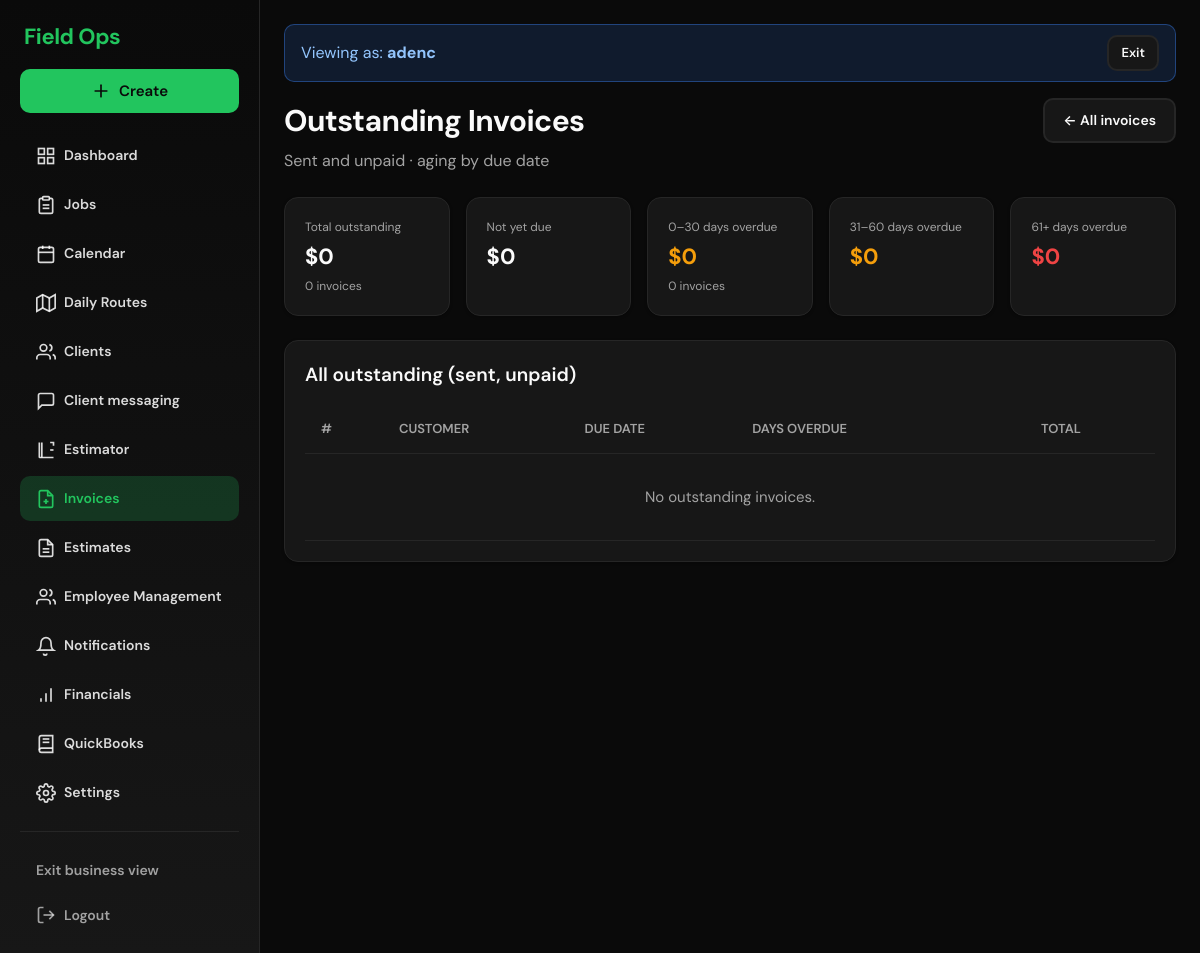
The app's page /billing/outstanding/ (signed in), older data.
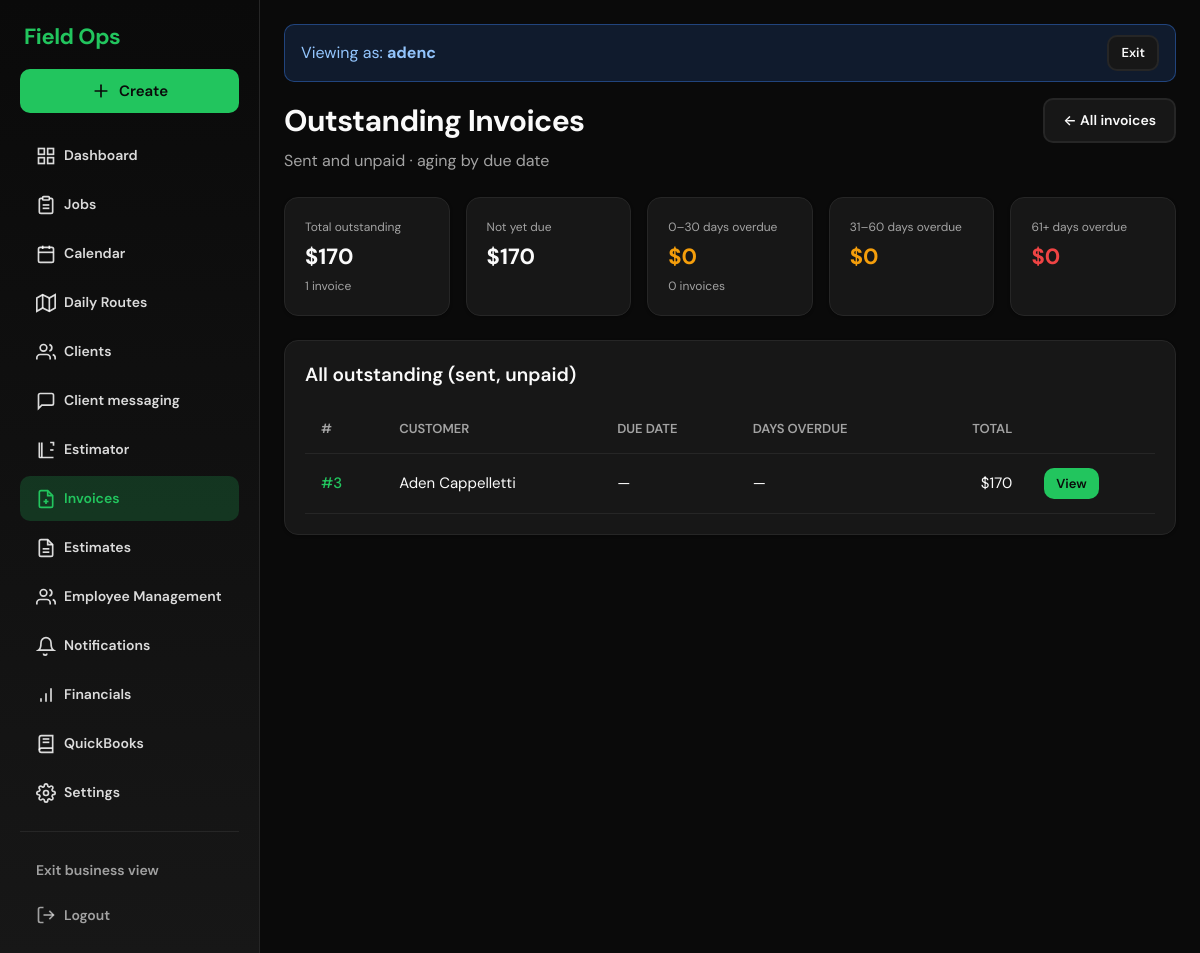
The same page, newer data.
### billing/models.py (models this page shows, shortened)
class Invoice(models.Model):
    STATUS_CHOICES = [
        ("draft", "Draft"),
        ("sent", "Sent"),
        ("paid", "Paid"),
        ("void", "Void"),
    ]
    business = models.ForeignKey(
        Business,
        on_delete=models.CASCADE,
        related_name='invoices'
    )
    customer = models.ForeignKey(
        Customer,
        on_delete=models.CASCADE,
        related_name='invoices'
    )
    jobs = models.ManyToManyField(
        Job,
        blank=True,
        related_name='invoices'
    )
    status = models.CharField(
        max_length=20,
        choices=STATUS_CHOICES,
        default='draft'
    )
    issue_date = models.DateField(auto_now_add=True)
    due_date = models.DateField(null=True, blank=True)
    subtotal = models.DecimalField(
        max_digits=10,
        decimal_places=2,
        default=0
    )
    tax = models.DecimalField(
        max_digits=10,
        decimal_places=2,
        default=0
    )
    total = models.DecimalField(
        max_digits=10,
        decimal_places=2,
        default=0
    )
    job = models.OneToOneField(
        "jobs.Job",
        on_delete=models.SET_NULL,
        null=True,
        blank=True,
        related_name="invoice",
    )
    period_start = models.DateField(null=True, blank=True)
    period_end = models.DateField(null=True, blank=True)
    quickbooks_invoice_id = models.CharField(
        max_length=32,
        blank=True,
        null=True,
        help_text='QuickBooks Online Invoice Id after push',
    )
    payment_token = models.CharField(
        max_length=64,
        unique=True,
        blank=True,
        null=True,
        help_text="Secret token for the customer 'mark as paid' link. Set when invoice is sent.",
    )
    approved_at = models.DateTimeField(
        null=True,
        blank=True,
        help_text="When the owner approved and sent this invoice (audit).",
    )
    approved_by = models.ForeignKey(
        settings.AUTH_USER_MODEL,
        on_delete=models.SET_NULL,
        null=True,
        blank=True,
        related_name="invoices_approved",
        help_text="Owner who approved and sent this invoice (audit).",
    )
    last_reminder_at = models.DateTimeField(
        null=True,
        blank=True,
        help_text="When a payment reminder email was last sent (for automated reminders).",
    )

### customers/models.py (models this page shows, shortened)
class Customer(models.Model):
    business = models.ForeignKey(
        Business,
        on_delete=models.CASCADE,
        related_name='customers'
    )
    name = models.CharField(max_length=255)
    phone = models.CharField(max_length=20, blank=True)
    alt_phone = models.CharField(max_length=20, blank=True, verbose_name='Alternate phone')
    email = models.EmailField(blank=True)
    COMMUNICATION_PREFERENCE_CHOICES = [
        ("", "— Not set —"),
        ("email", "Email"),
        ("sms", "Text (SMS)"),
        ("both", "Email and Text"),
    ]
    communication_preference = models.CharField(
        max_length=10,
        choices=COMMUNICATION_PREFERENCE_CHOICES,
        default="",
        blank=True,
        help_text="How this client prefers to be contacted.",
    )
    address_line1 = models.CharField(max_length=255, blank=True, verbose_name='Address')
    address_line2 = models.CharField(max_length=255, blank=True, verbose_name='Address line 2')
    city = models.CharField(max_length=100, blank=True)
    state = models.CharField(max_length=50, blank=True)
    postal_code = models.CharField(max_length=20, blank=True, verbose_name='ZIP / Postal code')
    notes = models.TextField(blank=True)
    INVOICE_FREQUENCY_CHOICES = [
        ("", "Ask each time (choose when job is completed)"),
        ("per_service", "Per service — invoice when each job is completed"),
        ("monthly", "Monthly — add completed jobs to a monthly invoice"),
    ]
    invoice_frequency = models.CharField(
        max_length=20,
        choices=INVOICE_FREQUENCY_CHOICES,
        default="",
        blank=True,
        help_text="When to send invoices for this client. Leave blank to choose per job.",
    )
    monthly_invoice_send_day = models.PositiveSmallIntegerField(
        null=True,
        blank=True,
        validators=[MinValueValidator(1), MaxValueValidator(28)],
        help_text="For monthly clients: day of month to send the invoice (1–28). E.g. 1 = 1st, 15 = 15th. Leave blank to send manually.",
    )
    invoice_due_days = models.PositiveSmallIntegerField(
        null=True,
        blank=True,
        validators=[MinValueValidator(0), MaxValueValidator(365)],
        help_text="Override due date for this client: days from issue date (e.g. 15 = Net 15). Leave blank to use business default.",
    )
    created_at = models.DateTimeField(auto_now_add=True)
    updated_at = models.DateTimeField(auto_now=True)

### billing/views.py (the view)
# urls.py: path("outstanding/", views.outstanding_invoices, name="outstanding_invoices"),
@role_required("owner")
def outstanding_invoices(request):
    business = _get_business(request)
    if not business:
        messages.error(request, "You must be associated with a business.")
        return redirect("/")
    today = timezone.localdate()
    from datetime import timedelta
    day_30 = today - timedelta(days=30)
    day_60 = today - timedelta(days=60)
    base_qs = Invoice.objects.filter(business=business, status="sent").select_related("customer")
    outstanding_list = list(base_qs.order_by("due_date", "id"))
    for inv in outstanding_list:
        if inv.due_date and inv.due_date < today:
            inv.days_overdue = (today - inv.due_date).days
        else:
            inv.days_overdue = None
    total_outstanding = sum(inv.total for inv in outstanding_list)
    overdue_0_30 = [i for i in outstanding_list if i.due_date and day_30 <= i.due_date < today]
    overdue_31_60 = [i for i in outstanding_list if i.due_date and day_60 <= i.due_date < day_30]
    overdue_61_plus = [i for i in outstanding_list if i.due_date and i.due_date < day_60]
    total_0_30 = sum(i.total for i in overdue_0_30)
    total_30_60 = sum(i.total for i in overdue_31_60)
    total_60_plus = sum(i.total for i in overdue_61_plus)
    not_due = [i for i in outstanding_list if not i.due_date or i.due_date >= today]
    total_not_due = sum(i.total for i in not_due)
    return render(request, "billing/outstanding_invoices.html", {
        "outstanding_list": outstanding_list,
        "total_outstanding": total_outstanding,
        "overdue_0_30": overdue_0_30,
        "overdue_31_60": overdue_31_60,
        "overdue_61_plus": overdue_61_plus,
        "total_0_30": total_0_30,
        "total_30_60": total_30_60,
        "total_60_plus": total_60_plus,
        "not_due": not_due,
        "total_not_due": total_not_due,
        "today": today,
    })

### accounts/context_processors.py (called while the page is built)
def notification_unread_count(request):
    if request.user.is_authenticated:
        return {
            "notification_unread_count": Notification.objects.filter(
                to_user=request.user, read_at__isnull=True
            ).count(),
        }
    return {"notification_unread_count": 0}

### accounts/utils.py (called while the page is built)
def get_business(request):
    if not request.user.is_authenticated:
        return None
    if request.user.is_superuser:
        business_id = request.session.get("platform_business_id")
        if business_id:
            try:
                return Business.objects.get(pk=business_id)
            except Business.DoesNotExist:
                request.session.pop("platform_business_id", None)
                return None
        return None
    return getattr(request.user, "business", None)

### billing/templatetags/billing_filters.py (called while the page is built)
@register.filter
def currency(value):
    if value is None:
        return "$0"
    try:
        n = float(value)
        s = f"{n:.2f}".rstrip("0").rstrip(".")
        return f"${s}" if s else "$0"
    except (TypeError, ValueError):
        return str(value)

### billing/templates/billing/outstanding_invoices.html (shortened to what this page needs)
{% extends "base.html" %}
{% load billing_filters %}
{% block content %}
<div class="page-header" style="display: flex; justify-content: space-between; align-items: flex-start; flex-wrap: wrap; gap: 16px;">
  <div>
    <h1>Outstanding Invoices</h1>
    <p>Sent and unpaid · aging by due date</p>
  </div>
  <a href="{% url 'billing:invoice_list' %}" class="btn btn-secondary">← All invoices</a>
</div>
<div class="kpi-grid" style="margin-bottom: 24px;">
  <div class="kpi-card card">
    <div class="kpi-label">Total outstanding</div>
    <div class="kpi-value">{{ total_outstanding|currency }}</div>
    <div class="kpi-sub">{{ outstanding_list|length }} invoice{{ outstanding_list|length|pluralize }}</div>
  </div>
  <div class="kpi-card card">
    <div class="kpi-label">Not yet due</div>
    <div class="kpi-value">{{ total_not_due|currency }}</div>
  </div>
  <div class="kpi-card card card-warning">
    <div class="kpi-label">0–30 days overdue</div>
    <div class="kpi-value">{{ total_0_30|currency }}</div>
    <div class="kpi-sub">{{ overdue_0_30|length }} invoice{{ overdue_0_30|length|pluralize }}</div>
  </div>
  <div class="kpi-card card card-warning">
    <div class="kpi-label">31–60 days overdue</div>
    <div class="kpi-value">{{ total_30_60|currency }}</div>
  </div>
  <div class="kpi-card card card-danger">
    <div class="kpi-label">61+ days overdue</div>
    <div class="kpi-value">{{ total_60_plus|currency }}</div>
  </div>
</div>
<div class="card">
  <h2 class="card-title">All outstanding (sent, unpaid)</h2>
  <table class="data-table">
    <thead>
      <tr>
        <th>#</th>
        <th>Customer</th>
        <th>Due date</th>
        <th>Days overdue</th>
        <th class="num">Total</th>
        <th></th>
      </tr>
    </thead>
    <tbody>
      {% for inv in outstanding_list %}
      <tr>
        <td><a href="{% url 'billing:invoice_detail' inv.id %}" class="link-primary">#{{ inv.id }}</a></td>
        <td>{{ inv.customer.name }}</td>
        <td>{{ inv.due_date|default:"—" }}</td>
        <td>{% if inv.days_overdue is not None %}{{ inv.days_overdue }} day{{ inv.days_overdue|pluralize }}{% else %}—{% endif %}</td>
        <td class="num">{{ inv.total|currency }}</td>
        <td><a href="{% url 'billing:invoice_detail' inv.id %}" class="btn btn-primary btn-sm">View</a></td>
      </tr>
      {% empty %}
      <tr>
        <td colspan="6" style="text-align: center; padding: 32px; color: var(--text-muted);">No outstanding invoices.</td>
      </tr>
      {% endfor %}
    </tbody>
  </table>
</div>
{% endblock %}

Row changes from the older to the newer data that the page shows:
now on this page (row edited): Invoice: id "3", customer.name "Aden Cappelletti", due_date "—", total "$170"
Text that changed along with them:
{{ total_outstanding|currency }}: "$0" → "$170"
{{ outstanding_list|length }}: "0" → "1"
{{ total_not_due|currency }}: "$0" → "$170"
text no longer shown: "No outstanding invoices."
